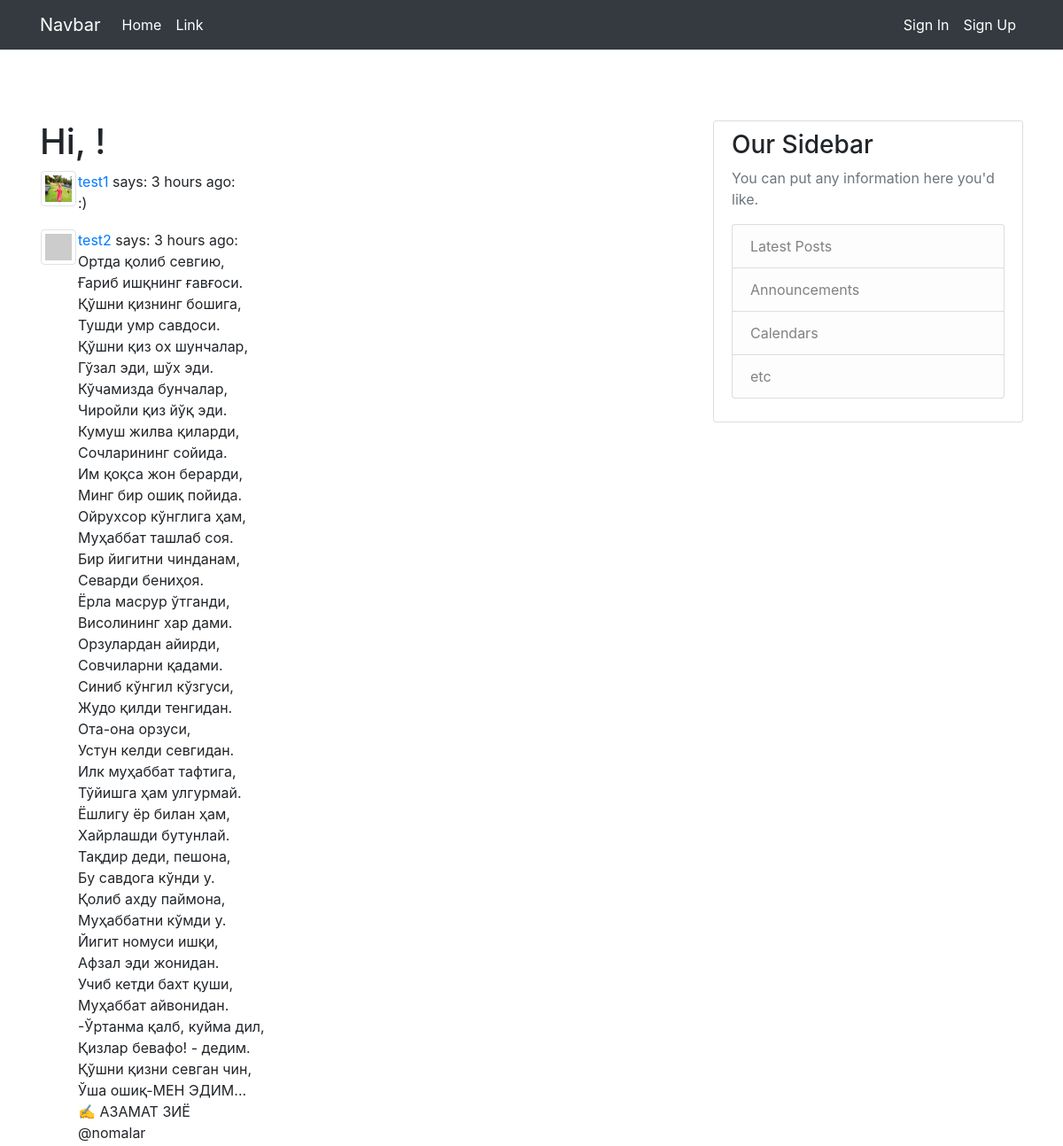
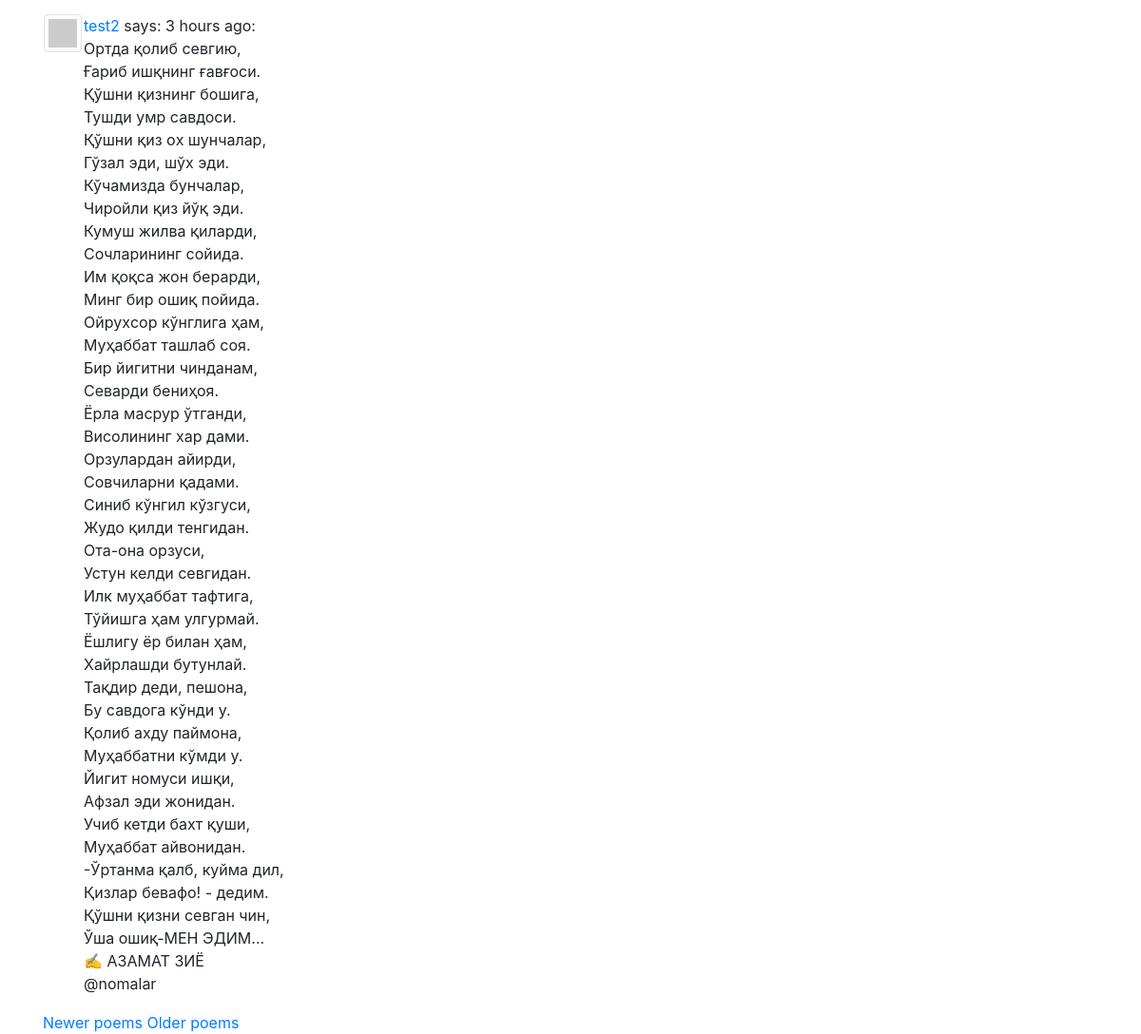
The app's page /index?page=2 with its own data (2 pictures, top to bottom).
### app/models.py (models this page shows, shortened)
class Poem(db.Model):
    id = db.Column(db.Integer, primary_key=True)
    body = db.Column(db.String(140))
    created_at = db.Column(db.DateTime, index=True, default=datetime.utcnow)
    user_id = db.Column(db.Integer, db.ForeignKey('user.id'))
    category_id = db.Column(db.Integer, db.ForeignKey("category.id"))

class User(UserMixin, db.Model):
    id = db.Column(db.Integer, primary_key=True)
    username = db.Column(db.String(64), index=True, unique=True)
    email = db.Column(db.String(120), index=True, unique=True)
    image_file = db.Column(db.String(120), nullable=True)
    password_hash = db.Column(db.String(128))
    about_me = db.Column(db.String(140))
    last_seen = db.Column(db.DateTime, default=datetime.utcnow)
    poems = db.relationship('Poem', backref='author', lazy='dynamic')
    followed = db.relationship(
        'User', secondary=followers,
        primaryjoin=(followers.c.follower_id == id),
        secondaryjoin=(followers.c.followed_id == id),
        backref=db.backref('followers', lazy='dynamic'), lazy='dynamic')
    def avatar(self, size):
        digest = md5(self.email.lower().encode('utf-8')).hexdigest()
        return 'https://www.gravatar.com/avatar/{}?d=identicon&s={}'.format(
            digest, size)

### app/routes.py (the view)
@app.route('/')
@app.route('/index')
def index():
    page = request.args.get('page', 1, type=int)
    poems = Poem.query.order_by(Poem.created_at.desc()).paginate(page, app.config["POEMS_PER_PAGE"], False)
    next_url = url_for('index', page=poems.next_num) \
        if poems.has_next else None
    prev_url = url_for('index', page=poems.prev_num) \
        if poems.has_prev else None
    return render_template('index.html', title='Home', poems=poems.items, next_url=next_url,
                           prev_url=prev_url)

### app/routes.py (called while the page is built)
@app.before_request
def before_request():
    if current_user.is_authenticated:
        current_user.last_seen = datetime.utcnow()
        db.session.commit()

### app/templates/index.html
{% extends "base.html" %}
{% block content %}
    <div class="row">
        <div class="col">
            <h1>Hi, {{ current_user.username }}!</h1>
            {% for poem in poems %}
                {% include "partials/poem.html" %}
            {% endfor %}
            {% if prev_url %}
            <a href="{{ prev_url }}">Newer poems</a>
            {% endif %}
            {% if next_url %}
            <a href="{{ next_url }}">Older poems</a>
            {% endif %}
        </div>
    </div>
{% endblock %}

### app/templates/partials/poem.html
<table>
    <tr valign="top">
        <td>
            {% if poem.author.image_file %}
                <img src="{{ url_for('static', filename='profile_pics/' + poem.author.image_file)  }}"class="img-thumbnail" style="width: 40px; height: 40px;">
            {% else %}
            <img src="{{ poem.author.avatar(46) }}"class="img-thumbnail" style="width: 40px; height: 40px;">
            {% endif %}
        </td>
        <td>
            <a href="{{ url_for('user', username=poem.author.username) }}">
                {{ poem.author.username }}
            </a>
            says: {{ moment(poem.created_at).fromNow() }}:
            <p class="article-content"> {{ poem.body }} </p>
        </td>
    </tr>
</table>

### app/static/main.css (style rules this page uses)
.article-content { white-space: pre-line; }

### records on screen
Poem: image_file (picture), author.username "test1", created_at "3 hours ago", body ":)"
Poem: author.username "test2", created_at "3 hours ago", body "Ортда қолиб севгию, Ғариб ишқнинг ғавғоси. Қўшни қизнинг бошига, Тушди умр савдоси. Қўшни қиз оx шунчалар, Гўзал эди, шўx эди. Кўчамизда бунчалар, Чиройли қиз йўқ эди. Кумуш жилва қиларди, Сочларининг сойида. Им қоқса жон берарди, Минг бир ошиқ пойида. Ойруxсор кўнглига ҳам, Муҳаббат ташлаб соя. Бир йигитни чинданам, Севарди бениҳоя. Ёрла масрур ўтганди, Висолининг xар дами. Орзулардан айирди, Совчиларни қадами. Синиб кўнгил кўзгуси, Жудо қилди тенгидан. Ота-она орзуси, Устун келди севгидан. Илк муҳаббат тафтига, Тўйишга ҳам улгурмай. Ёшлигу ёр билан ҳам, Xайрлашди бутунлай. Тақдир деди, пешона, Бу савдога кўнди у. Қолиб аxду паймона, Муҳаббатни кўмди у. Йигит номуси ишқи, Афзал эди…"
Poem: author.username "test2", created_at "3 hours ago", body "Ортда қолиб севгию, Ғариб ишқнинг ғавғоси. Қўшни қизнинг бошига, Тушди умр савдоси. Қўшни қиз оx шунчалар, Гўзал эди, шўx эди. Кўчамизда бунчалар, Чиройли қиз йўқ эди. Кумуш жилва қиларди, Сочларининг сойида. Им қоқса жон берарди, Минг бир ошиқ пойида. Ойруxсор кўнглига ҳам, Муҳаббат ташлаб соя. Бир йигитни чинданам, Севарди бениҳоя. Ёрла масрур ўтганди, Висолининг xар дами. Орзулардан айирди, Совчиларни қадами. Синиб кўнгил кўзгуси, Жудо қилди тенгидан. Ота-она орзуси, Устун келди севгидан. Илк муҳаббат тафтига, Тўйишга ҳам улгурмай. Ёшлигу ёр билан ҳам, Xайрлашди бутунлай. Тақдир деди, пешона, Бу савдога кўнди у. Қолиб аxду паймона, Муҳаббатни кўмди у. Йигит номуси ишқи, Афзал эди…"
